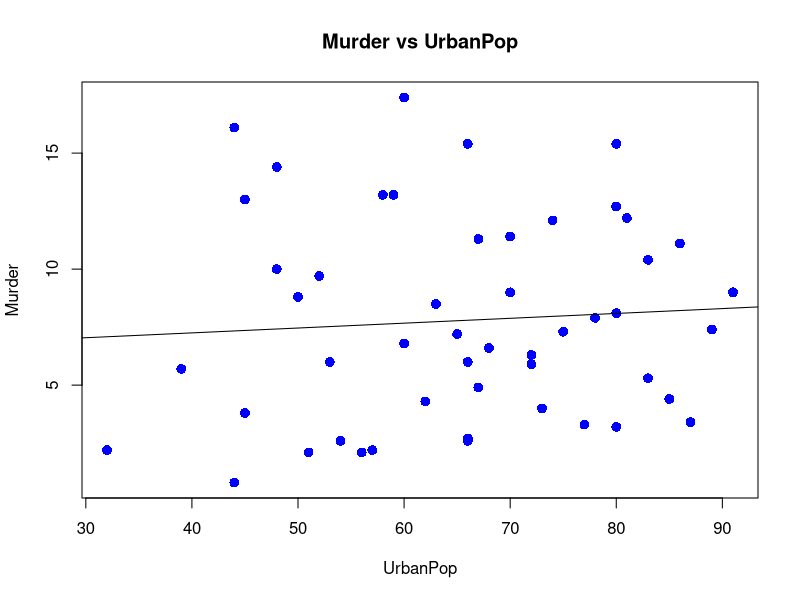
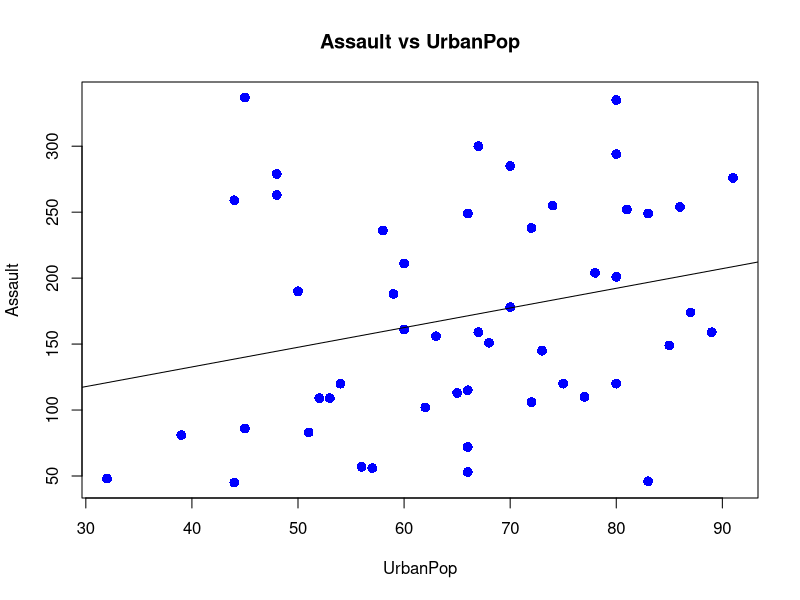
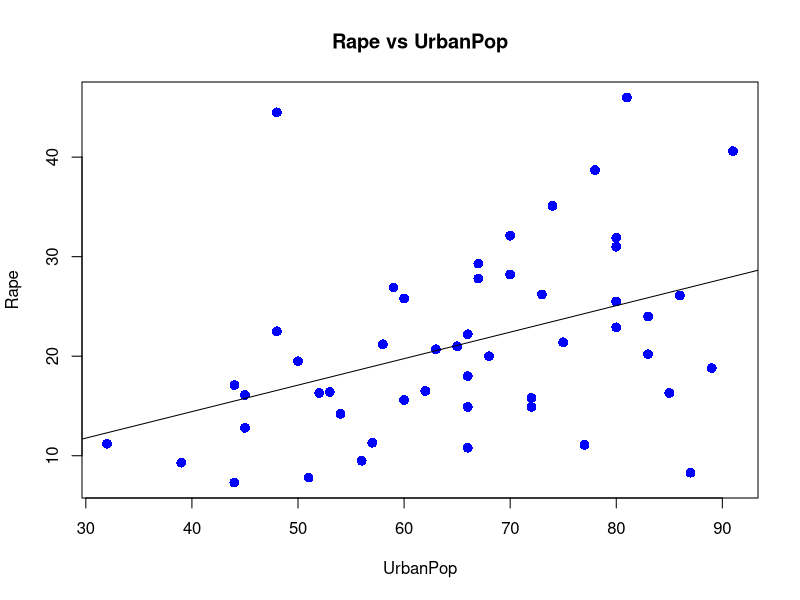

Reproduce these figures in R, in order.
# INST 314 Homework 6 script answer key
# Shawn Janzen
# 3 April 2018

########################
# Question 1 to 4: No code

########################
# Question 5
# Cricket Chirps Vs. Temperature

# In the following data
# chirps.sec = chirps/sec for the striped ground cricket
# temp.f = temperature in degrees Fahrenheit
# Reference: The Song of Insects by Dr.G.W. Pierce, Harvard College Press
# http://college.cengage.com/mathematics/brase/understandable_statistics/7e/students/datasets/slr/frames/frame.html

cricket <- data.frame(
  chirps.sec = c(20.0,	16.0,	19.7,	18.4,	17.1,	15.5,	14.7,	17.1,	15.4,	16.2,	15.0,	17.2,	16.0,	17.0,	14.4),
  temp.f = c(88.6,	71.6, 93.3,	84.3,	80.6,	75.2,	69.7,	82.0,	69.4,	83.3,	79.6,	82.6,	80.6,	83.5,	76.3))


#check correlation 
cor.test(cricket$chirps.sec, cricket$temp.f)

#regression
summary(lm(cricket$chirps.sec~ cricket$temp.f))



######################################
# Question 6
#Ground Water Survey

#In the following data
#ph = pH of well water
#bicarbonate.ppm = Bicarbonate (parts per million) of well water
#The data is by water well from a random sample of wells in Northwest Texas.
#Reference: Union Carbide Technical Report K/UR-1
#http://college.cengage.com/mathematics/brase/understandable_statistics/7e/students/datasets/slr/frames/frame.html

wellwater <- data.frame(ph = c(7.6, 7.1, 8.2, 7.5, 7.4, 7.8, 7.3, 8.0, 7.1, 7.5, 8.1,	7.0, 7.3,	7.8, 7.3,	8.0,	8.5,	7.1,	8.2,	7.9, 7.6,	8.8, 7.2, 7.9, 8.1, 7.7,	8.4, 7.4, 7.3, 8.5, 7.8, 6.7, 7.1, 7.3),
                        bicarbonate.ppm = c(157,	174,	175,	188,	171,	143,	217,	190,	142,	190,	215,	199,	262,	105,	121,	81,	82,	210,	202, 155,	157, 147,	133, 53,	56,	113,	35,	125,	76,	48,	147,	117,	182,	87))

#regression
summary(lm(wellwater$ bicarbonate.ppm~ wellwater$ph))



######################################
# Question 7
#Pizza Franchise

#In the following data
#annual.franchise.fee = annual franchise fee ($1000)
#startup.cost = start up cost ($1000)
#for a pizza franchise
#Reference: Business Opportunity Handbook
#http://college.cengage.com/mathematics/brase/understandable_statistics/7e/students/datasets/slr/frames/frame.html

pizza <- data.frame(annual.franchise.fee = c(1000,	1125,	1087,	1070,	1100,	1150,	1250,	1150,	1100,	1350,	1275,	1375,	1175,	1200,	1175,	1300,	1260,	1330,	1325,	1200,	1225,	1090,	1075,	1080,	1080,	1180,	1225,	1175,	1250,	1250,	750,	1125,	700,	900,	900,	850),
                    startup.cost = c(1050,	1150,	1213,	1275,	1300,	1300,	1400,	1400,	1250,	1830,	1350,	1450,	1300,	1300,	1275,	1375,	1285,	1400,	1400,	1285,	1275,	1135,	1250,	1275,	1150,	1250,	1275,	1225,	1280,	1300,	1250,	1175,	1300,	1250,	1300,	1200))

#regression
summary(lm(pizza$startup.cost ~ pizza$annual.franchise.fee))



##############
data("USArrests")
# Murder: Murder arrests (per 100,000)
# Assault: Assault arrests (per 100,000)
# UrbanPop: Percent urban population
# Rape: Rape arrests (per 100,000)



# Modify the code below to create your plots


#IV is UrbanPop, DV is Murder
plot(USArrests$UrbanPop, USArrests$Murder,  # change IV & DV to your variables
     pch = 16, 
     cex = 1.3, 
     col = "blue", #optional: change color of your plotted dots
     main = "Murder vs UrbanPop",   # edit to  change your plot title
     xlab = "UrbanPop", # edit title of your x-axis
     ylab = "Murder") # edit title of your y-axis
abline(lm(USArrests$Murder ~ USArrests$UrbanPop, data = USArrests))  # change DV & IV to your variables.

#regression  
summary(lm(USArrests$Murder ~ USArrests$UrbanPop))

#IV UrbanPop, DV is Assault
plot(USArrests$UrbanPop, USArrests$Assault,  # change IV & DV to your variables
     pch = 16, 
     cex = 1.3, 
     col = "blue", #optional: change color of your plotted dots
     main = "Assault vs UrbanPop",   # edit to  change your plot title
     xlab = "UrbanPop", # edit title of your x-axis
     ylab = "Assault") # edit title of your y-axis
abline(lm(USArrests$Assault ~ USArrests$UrbanPop, data = USArrests))  # change DV & IV to your variables.

#regression
summary(lm(USArrests$Assault~ USArrests$ UrbanPop))

#IV UrbanPop, DV is Rape
plot(USArrests$UrbanPop, USArrests$Rape,  # change IV & DV to your variables
     pch = 16, 
     cex = 1.3, 
     col = "blue", #optional: change color of your plotted dots
     main = "Rape vs UrbanPop",   # edit to  change your plot title
     xlab = "UrbanPop", # edit title of your x-axis
     ylab = "Rape") # edit title of your y-axis
abline(lm(USArrests$Rape ~ USArrests$UrbanPop, data = USArrests))  # change DV & IV to your variables.

#regression
summary(lm(USArrests$Rape~ USArrests$ UrbanPop))



